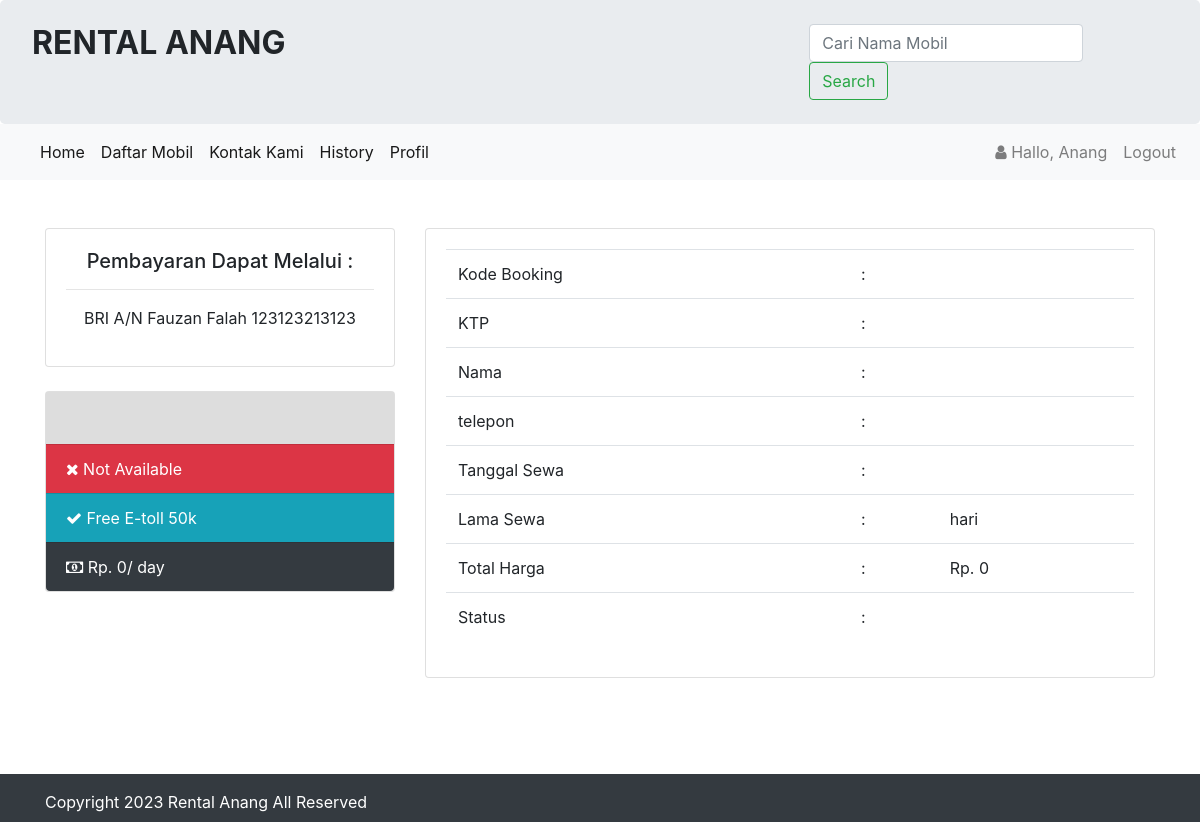
Page /bayar.php?id=1688198714 (signed in) on the earlier database version.
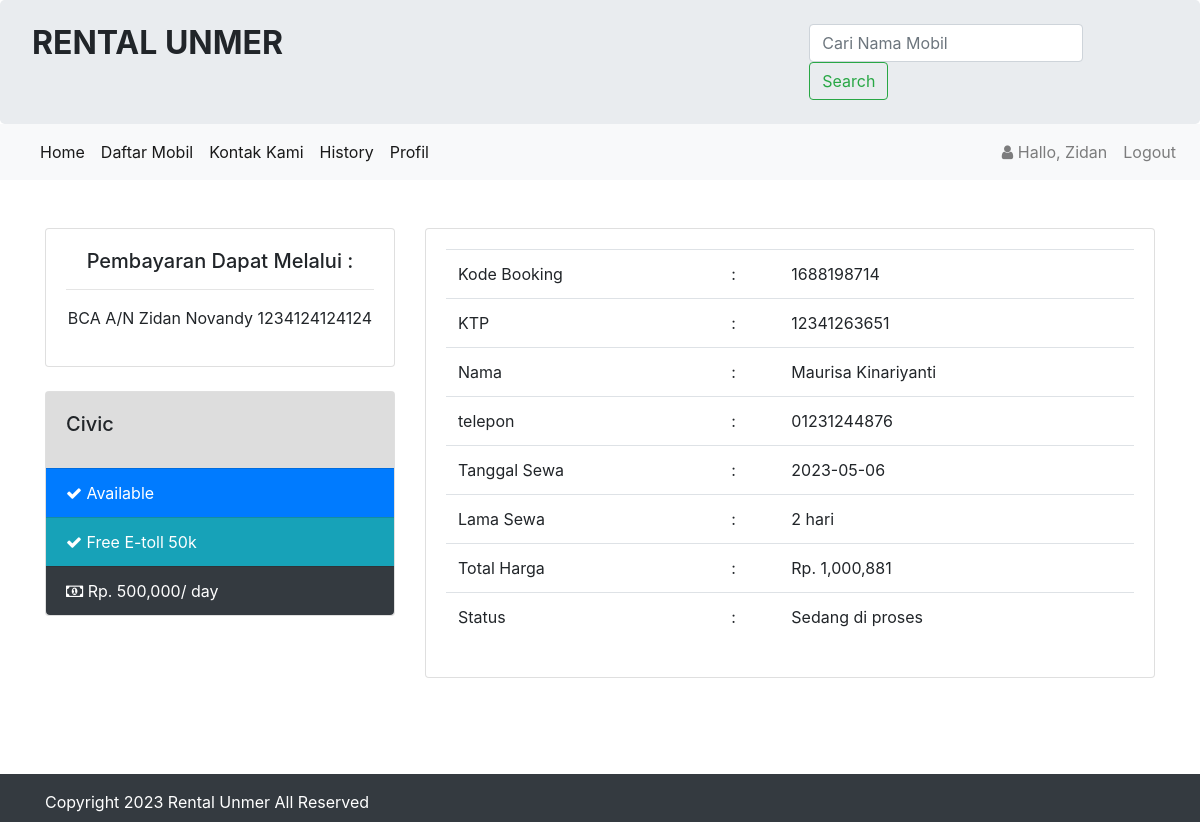
Same page on the later database version.
### tables this page shows
CREATE TABLE `infoweb` (
  `id` int(11) NOT NULL,
  `nama_rental` varchar(255) DEFAULT NULL,
  `telp` varchar(15) DEFAULT NULL,
  `alamat` text DEFAULT NULL,
  `email` varchar(255) DEFAULT NULL,
  `no_rek` text DEFAULT NULL,
  `updated_at` timestamp NOT NULL DEFAULT current_timestamp()
);

CREATE TABLE `mobil` (
  `id_mobil` int(11) NOT NULL,
  `no_plat` varchar(255) NOT NULL,
  `merk` varchar(255) NOT NULL,
  `harga` int(255) NOT NULL,
  `deskripsi` varchar(255) NOT NULL,
  `status` varchar(255) NOT NULL,
  `gambar` text NOT NULL
);

CREATE TABLE `booking` (
  `id_booking` int(11) NOT NULL,
  `kode_booking` varchar(255) NOT NULL,
  `id_login` int(11) NOT NULL,
  `id_mobil` int(11) NOT NULL,
  `ktp` varchar(255) NOT NULL,
  `nama` varchar(255) NOT NULL,
  `alamat` varchar(255) NOT NULL,
  `no_tlp` varchar(15) NOT NULL,
  `tanggal` varchar(255) NOT NULL,
  `lama_sewa` int(11) NOT NULL,
  `total_harga` int(11) NOT NULL,
  `konfirmasi_pembayaran` varchar(255) NOT NULL,
  `tgl_input` varchar(255) NOT NULL
);

### koneksi/koneksi.php (called while the page is built, shortened)
<?php
    $user = 'root';
    $pass = '';
    $koneksi = new PDO("mysql:host=localhost;dbname=rental_unmer", $user, $pass);
    $url = "http://localhost/rental-mobil/";
    $sql_web = "SELECT * FROM infoweb WHERE id = 1";
    $row_web = $koneksi->prepare($sql_web);
    $row_web->execute();
    $info_web = $row_web->fetch(PDO::FETCH_OBJ);
?>

### bayar.php (the view, shortened to what the changed rows need)
<?php
    require 'koneksi/koneksi.php';
    include 'header.php';
    $kode_booking = $_GET['id'];
    $hasil = $koneksi->query("SELECT * FROM booking WHERE kode_booking = '$kode_booking'")->fetch();
    $id = $hasil['id_mobil'];
    $isi = $koneksi->query("SELECT * FROM mobil WHERE id_mobil = '$id'")->fetch();
?>
<br>
<br>
<div class="container">
<div class="row">
    <div class="col-sm-4">
        <div class="card">
            <div class="card-body text-center">
                <h5>Pembayaran Dapat Melalui :</h5>
                <hr/>
                <p> <?= $info_web->no_rek;?> </p>
            </div>
        </div>
        <br/>
        <div class="card">
                <div class="card-body" style="background:#ddd">
                <h5 class="card-title"><?php echo $isi['merk'];?></h5>
                </div>
                <ul class="list-group list-group-flush">
                <?php if($isi['status'] == 'Tersedia'){?>
                    <li class="list-group-item bg-primary text-white">
                        <i class="fa fa-check"></i> Available
                    </li>
                <?php }else{?>
                    <li class="list-group-item bg-danger text-white">
                        <i class="fa fa-close"></i> Not Available
                    </li>
                <?php }?>
                <li class="list-group-item bg-info text-white"><i class="fa fa-check"></i> Free E-toll 50k</li>
                <li class="list-group-item bg-dark text-white">
                    <i class="fa fa-money"></i> Rp. <?php echo number_format($isi['harga']);?>/ day
                </li>
                </ul>
            </div>
    </div>
    <div class="col-sm-8">
         <div class="card">
           <div class="card-body">
                    <table class="table">
                        <tr>
                            <td>Kode Booking  </td>
                            <td> :</td>
                            <td><?php echo $hasil['kode_booking'];?></td>
                        </tr>
                        <tr>
                            <td>KTP  </td>
                            <td> :</td>
                            <td><?php echo $hasil['ktp'];?></td>
                        </tr>
                        <tr>
                            <td>Nama  </td>
                            <td> :</td>
                            <td><?php echo $hasil['nama'];?></td>
                        </tr>
                        <tr>
                            <td>telepon  </td>
                            <td> :</td>
                            <td><?php echo $hasil['no_tlp'];?></td>
                        </tr>
                        <tr>
                            <td>Tanggal Sewa </td>
                            <td> :</td>
                            <td><?php echo $hasil['tanggal'];?></td>
                        </tr>
                        <tr>
                            <td>Lama Sewa </td>
                            <td> :</td>
                            <td><?php echo $hasil['lama_sewa'];?> hari</td>
                        </tr>
                        <tr>
                            <td>Total Harga </td>
                            <td> :</td>
                            <td>Rp. <?php echo number_format($hasil['total_harga']);?></td>
                        </tr>
                        <tr>
                            <td>Status </td>
                            <td> :</td>
                            <td><?php echo $hasil['konfirmasi_pembayaran'];?></td>
                        </tr>
                    </table>
           </div>
         </div>
    </div>
</div>
</div>
<br>
<br>
<br>
<?php include 'footer.php';?>

### header.php (shortened to what the changed rows need)
<!doctype html>
<html lang="en">
  <head>
    <link rel="stylesheet" href="assets/css/bootstrap.css" >
    <link rel="stylesheet" href="assets/css/font-awesome.css" >
  </head>
  <body>
    <div class="jumbotron pt-4 pb-4">
        <div class="row">
            <div class="col-sm-8">
                <h2><b style="text-transform:uppercase;"><?= $info_web->nama_rental;?> </b></h2>
            </div>
        </div>
    </div>
    <nav class="navbar navbar-expand-lg navbar-light bg-light">
        <div class="collapse navbar-collapse" id="navbarTogglerDemo01">
            <?php if(!empty($_SESSION['USER'])){?>
            <ul class="navbar-nav my-2 my-lg-0">
                <li class="nav-item">
                    <a class="nav-link" href="#">
                        <i class="fa fa-user"> </i> Hallo, <?php echo $_SESSION['USER']['nama_pengguna'];?>
                    </a>
                </li>
                <li class="nav-item">
                    <a class="nav-link" onclick="return confirm('Apakah anda ingin logout ?');" href="<?php echo $url;?>admin/logout.php">Logout</a>
                </li>
            </ul>
            <?php }?>
        </div>
    </nav>

### footer.php (shortened to what the changed rows need)
    <div class="footer mt-4 bg-dark text-white pt-3 pb-2">
      <div class="container">
        Copyright <?= date('Y');?> <?= $info_web->nama_rental;?> All Reserved
      </div>
    </div>
  </body>
</html>

Differences in the rows shown:
changed infoweb: nama_rental "RENTAL ANANG" → "RENTAL UNMER"; no_rek "BRI A/N Fauzan Falah 123123213123" → "BCA A/N Zidan Novandy 1234124124124"; nama_rental "Rental Anang" → "Rental Unmer"
added mobil: merk "Civic", harga "500,000"
added booking: kode_booking "1688198714", ktp "12341263651", nama "Maurisa Kinariyanti", no_tlp "01231244876", tanggal "2023-05-06", lama_sewa "2", total_harga "1,000,881", konfirmasi_pembayaran "Sedang di proses"
Other differences:
$_SESSION['USER']['nama_pengguna']: "Anang" → "Zidan"
$isi['harga']: "0" → (not shown)
$hasil['total_harga']: "0" → (not shown)
text no longer shown: "Not Available"
text now shown: "Available"
